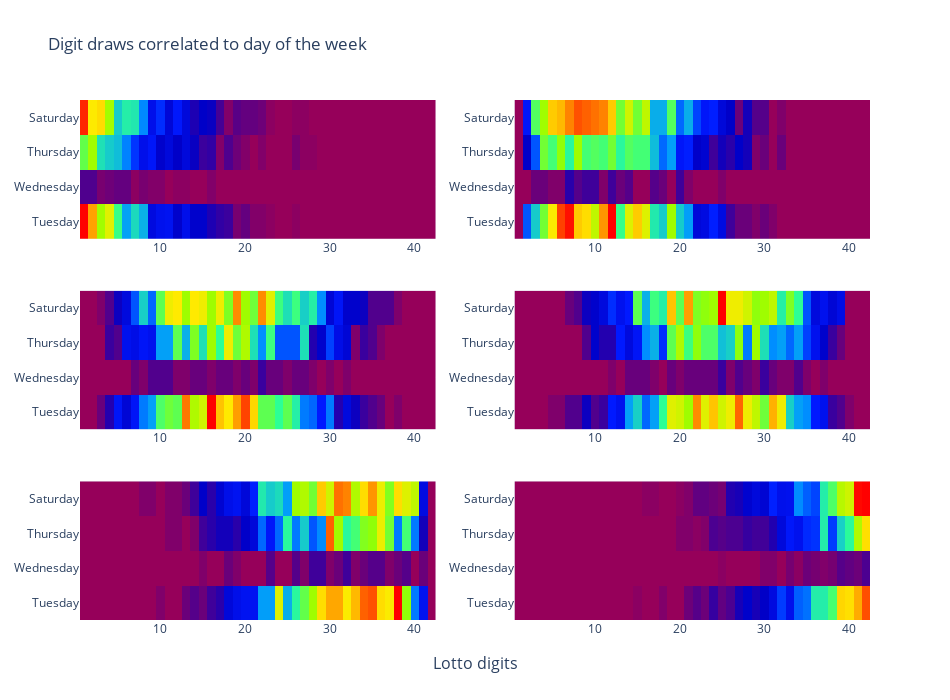

The notebook cell saved with this chart:
### Code cell
fig_heat = make_subplots(rows = 3, cols = 2, vertical_spacing=0.1, x_title = 'Lotto digits' )

fig_heat.add_trace(go.Heatmap(
                z = z1,
                x = list(np.linspace(1,42,num=42)),
                y = ['Tuesday','Wednesday','Thursday','Saturday'],
                hoverongaps = False,
                colorscale = 'Rainbow',
                showscale = False), 1, 1)

fig_heat.add_trace(go.Heatmap(
                z = z2,
                x = list(np.linspace(1,42,num=42)),
                y = ['Tuesday','Wednesday','Thursday','Saturday'],
                hoverongaps = False,
                colorscale = 'Rainbow',
                showscale = False), 1, 2)

fig_heat.add_trace(go.Heatmap(
                z = z3,
                x = list(np.linspace(1,42,num=42)),
                y = ['Tuesday','Wednesday','Thursday','Saturday'],
                hoverongaps = False,
                colorscale = 'Rainbow',
                showscale = False), 2, 1)

fig_heat.add_trace(go.Heatmap(
                z = z4,
                x = list(np.linspace(1,42,num=42)),
                y = ['Tuesday','Wednesday','Thursday','Saturday'],
                hoverongaps = False,
                colorscale = 'Rainbow',
                showscale = False), 2, 2)

fig_heat.add_trace(go.Heatmap(
                z = z5,
                x = list(np.linspace(1,42,num=42)),
                y = ['Tuesday','Wednesday','Thursday','Saturday'],
                hoverongaps = False,
                colorscale = 'Rainbow',
                showscale = False), 3, 1)

fig_heat.add_trace(go.Heatmap(
                z = z6,
                x = list(np.linspace(1,42,num=42)),
                y = ['Tuesday','Wednesday','Thursday','Saturday'],
                hoverongaps = False,
                colorscale = 'Rainbow',
                showscale = False), 3, 2)

fig_heat.update_layout( title_text = 'Digit draws correlated to day of the week', height = 700, width = 950)
fig_heat.show()

### Figure 1 — Plotly figure (JSON) as saved in the notebook; plotly's stock layout.template omitted (floating-point values rounded to 4 significant figures; data arrays with more than 128 entries replaced by an {"elided": "..."} marker saying what was removed)
{"data": [{"colorscale": [[0, "rgb(150,0,90)"], [0.125, "rgb(0,0,200)"], [0.25, "rgb(0,25,255)"], [0.375, "rgb(0,152,255)"], [0.5, "rgb(44,255,150)"], [0.625, "rgb(151,255,0)"], [0.75, "rgb(255,234,0)"], [0.875, "rgb(255,111,0)"], [1, "rgb(255,0,0)"]], "hoverongaps": false, "showscale": false, "type": "heatmap", "x": [1, 2, 3, 4, 5, 6, 7, 8, 9, 10, 11, 12, 13, 14, 15, 16, 17, 18, 19, 20, 21, 22, 23, 24, 25, 26, 27, 28, 29, 30, 31, 32, 33, 34, 35, 36, 37, 38, 39, 40, 41, 42], "xaxis": "x", "y": ["Tuesday", "Wednesday", "Thursday", "Saturday"], "yaxis": "y", "z": {"elided": "4x42 int values"}}, {"colorscale": [[0, "rgb(150,0,90)"], [0.125, "rgb(0,0,200)"], [0.25, "rgb(0,25,255)"], [0.375, "rgb(0,152,255)"], [0.5, "rgb(44,255,150)"], [0.625, "rgb(151,255,0)"], [0.75, "rgb(255,234,0)"], [0.875, "rgb(255,111,0)"], [1, "rgb(255,0,0)"]], "hoverongaps": false, "showscale": false, "type": "heatmap", "x": [1, 2, 3, 4, 5, 6, 7, 8, 9, 10, 11, 12, 13, 14, 15, 16, 17, 18, 19, 20, 21, 22, 23, 24, 25, 26, 27, 28, 29, 30, 31, 32, 33, 34, 35, 36, 37, 38, 39, 40, 41, 42], "xaxis": "x2", "y": ["Tuesday", "Wednesday", "Thursday", "Saturday"], "yaxis": "y2", "z": {"elided": "4x42 int values"}}, {"colorscale": [[0, "rgb(150,0,90)"], [0.125, "rgb(0,0,200)"], [0.25, "rgb(0,25,255)"], [0.375, "rgb(0,152,255)"], [0.5, "rgb(44,255,150)"], [0.625, "rgb(151,255,0)"], [0.75, "rgb(255,234,0)"], [0.875, "rgb(255,111,0)"], [1, "rgb(255,0,0)"]], "hoverongaps": false, "showscale": false, "type": "heatmap", "x": [1, 2, 3, 4, 5, 6, 7, 8, 9, 10, 11, 12, 13, 14, 15, 16, 17, 18, 19, 20, 21, 22, 23, 24, 25, 26, 27, 28, 29, 30, 31, 32, 33, 34, 35, 36, 37, 38, 39, 40, 41, 42], "xaxis": "x3", "y": ["Tuesday", "Wednesday", "Thursday", "Saturday"], "yaxis": "y3", "z": {"elided": "4x42 int values"}}, {"colorscale": [[0, "rgb(150,0,90)"], [0.125, "rgb(0,0,200)"], [0.25, "rgb(0,25,255)"], [0.375, "rgb(0,152,255)"], [0.5, "rgb(44,255,150)"], [0.625, "rgb(151,255,0)"], [0.75, "rgb(255,234,0)"], [0.875, "rgb(255,111,0)"], [1, "rgb(255,0,0)"]], "hoverongaps": false, "showscale": false, "type": "heatmap", "x": [1, 2, 3, 4, 5, 6, 7, 8, 9, 10, 11, 12, 13, 14, 15, 16, 17, 18, 19, 20, 21, 22, 23, 24, 25, 26, 27, 28, 29, 30, 31, 32, 33, 34, 35, 36, 37, 38, 39, 40, 41, 42], "xaxis": "x4", "y": ["Tuesday", "Wednesday", "Thursday", "Saturday"], "yaxis": "y4", "z": {"elided": "4x42 int values"}}, {"colorscale": [[0, "rgb(150,0,90)"], [0.125, "rgb(0,0,200)"], [0.25, "rgb(0,25,255)"], [0.375, "rgb(0,152,255)"], [0.5, "rgb(44,255,150)"], [0.625, "rgb(151,255,0)"], [0.75, "rgb(255,234,0)"], [0.875, "rgb(255,111,0)"], [1, "rgb(255,0,0)"]], "hoverongaps": false, "showscale": false, "type": "heatmap", "x": [1, 2, 3, 4, 5, 6, 7, 8, 9, 10, 11, 12, 13, 14, 15, 16, 17, 18, 19, 20, 21, 22, 23, 24, 25, 26, 27, 28, 29, 30, 31, 32, 33, 34, 35, 36, 37, 38, 39, 40, 41, 42], "xaxis": "x5", "y": ["Tuesday", "Wednesday", "Thursday", "Saturday"], "yaxis": "y5", "z": {"elided": "4x42 int values"}}, {"colorscale": [[0, "rgb(150,0,90)"], [0.125, "rgb(0,0,200)"], [0.25, "rgb(0,25,255)"], [0.375, "rgb(0,152,255)"], [0.5, "rgb(44,255,150)"], [0.625, "rgb(151,255,0)"], [0.75, "rgb(255,234,0)"], [0.875, "rgb(255,111,0)"], [1, "rgb(255,0,0)"]], "hoverongaps": false, "showscale": false, "type": "heatmap", "x": [1, 2, 3, 4, 5, 6, 7, 8, 9, 10, 11, 12, 13, 14, 15, 16, 17, 18, 19, 20, 21, 22, 23, 24, 25, 26, 27, 28, 29, 30, 31, 32, 33, 34, 35, 36, 37, 38, 39, 40, 41, 42], "xaxis": "x6", "y": ["Tuesday", "Wednesday", "Thursday", "Saturday"], "yaxis": "y6", "z": {"elided": "4x42 int values"}}], "layout": {"annotations": [{"font": {"size": 16}, "showarrow": false, "text": "Lotto digits", "x": 0.5, "xanchor": "center", "xref": "paper", "y": 0, "yanchor": "top", "yref": "paper", "yshift": -30}], "height": 700, "title": {"text": "Digit draws correlated to day of the week"}, "width": 950, "xaxis": {"anchor": "y", "domain": [0, 0.45]}, "xaxis2": {"anchor": "y2", "domain": [0.55, 1]}, "xaxis3": {"anchor": "y3", "domain": [0, 0.45]}, "xaxis4": {"anchor": "y4", "domain": [0.55, 1]}, "xaxis5": {"anchor": "y5", "domain": [0, 0.45]}, "xaxis6": {"anchor": "y6", "domain": [0.55, 1]}, "yaxis": {"anchor": "x", "domain": [0.7333, 1]}, "yaxis2": {"anchor": "x2", "domain": [0.7333, 1]}, "yaxis3": {"anchor": "x3", "domain": [0.3667, 0.6333]}, "yaxis4": {"anchor": "x4", "domain": [0.3667, 0.6333]}, "yaxis5": {"anchor": "x5", "domain": [0, 0.2667]}, "yaxis6": {"anchor": "x6", "domain": [0, 0.2667]}}}
